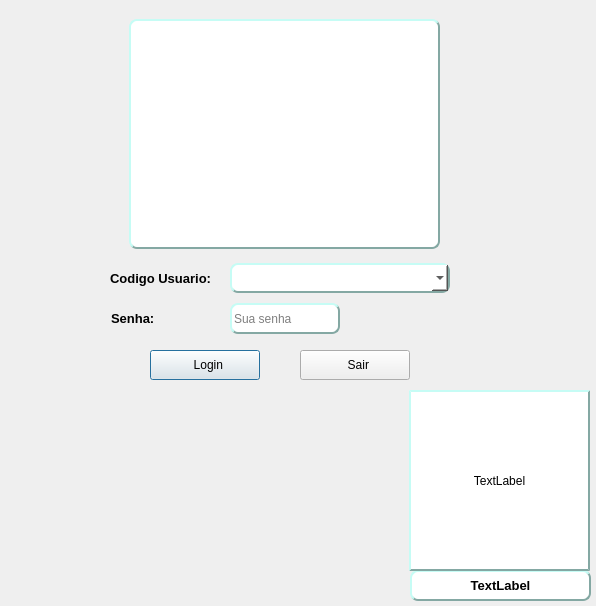
<?xml version="1.0" encoding="UTF-8"?>
<ui version="4.0">
 <class>siscom</class>
 <widget class="QDialog" name="siscom">
  <property name="windowModality">
   <enum>Qt::WindowModal</enum>
  </property>
  <property name="geometry">
   <rect>
    <x>0</x>
    <y>0</y>
    <width>596</width>
    <height>606</height>
   </rect>
  </property>
  <property name="focusPolicy">
   <enum>Qt::StrongFocus</enum>
  </property>
  <property name="windowTitle">
   <string>Dialog</string>
  </property>
  <property name="windowIcon">
   <iconset theme="c:\helio\siachb\hti.ico">
    <normaloff>.</normaloff>.</iconset>
  </property>
  <property name="styleSheet">
   <string notr="true"/>
  </property>
  <widget class="QLabel" name="lb_imagem">
   <property name="enabled">
    <bool>true</bool>
   </property>
   <property name="geometry">
    <rect>
     <x>129</x>
     <y>19</y>
     <width>311</width>
     <height>230</height>
    </rect>
   </property>
   <property name="contextMenuPolicy">
    <enum>Qt::ActionsContextMenu</enum>
   </property>
   <property name="layoutDirection">
    <enum>Qt::LeftToRight</enum>
   </property>
   <property name="styleSheet">
    <string notr="true">background-color: rgb(255, 255, 255);
border-color: rgb(132, 168, 163);
border-style: Outset;
border-width: 2px;
border-radius: 8px;


</string>
   </property>
   <property name="frameShape">
    <enum>QFrame::WinPanel</enum>
   </property>
   <property name="frameShadow">
    <enum>QFrame::Raised</enum>
   </property>
   <property name="text">
    <string/>
   </property>
   <property name="textFormat">
    <enum>Qt::RichText</enum>
   </property>
   <property name="scaledContents">
    <bool>true</bool>
   </property>
   <property name="wordWrap">
    <bool>false</bool>
   </property>
   <property name="margin">
    <number>20</number>
   </property>
  </widget>
  <widget class="QLabel" name="lb_cod_op">
   <property name="geometry">
    <rect>
     <x>110</x>
     <y>263</y>
     <width>111</width>
     <height>30</height>
    </rect>
   </property>
   <property name="font">
    <font>
     <family>Arial</family>
     <pointsize>10</pointsize>
     <italic>false</italic>
     <bold>true</bold>
    </font>
   </property>
   <property name="styleSheet">
    <string notr="true"/>
   </property>
   <property name="text">
    <string>Codigo Usuario:</string>
   </property>
   <property name="textFormat">
    <enum>Qt::AutoText</enum>
   </property>
  </widget>
  <widget class="QLabel" name="lb_senha">
   <property name="geometry">
    <rect>
     <x>111</x>
     <y>303</y>
     <width>110</width>
     <height>30</height>
    </rect>
   </property>
   <property name="font">
    <font>
     <family>Arial</family>
     <pointsize>10</pointsize>
     <italic>false</italic>
     <bold>true</bold>
    </font>
   </property>
   <property name="styleSheet">
    <string notr="true"/>
   </property>
   <property name="text">
    <string>Senha:</string>
   </property>
  </widget>
  <widget class="QLineEdit" name="inp_senha">
   <property name="geometry">
    <rect>
     <x>230</x>
     <y>303</y>
     <width>110</width>
     <height>31</height>
    </rect>
   </property>
   <property name="focusPolicy">
    <enum>Qt::WheelFocus</enum>
   </property>
   <property name="contextMenuPolicy">
    <enum>Qt::ActionsContextMenu</enum>
   </property>
   <property name="styleSheet">
    <string notr="true">background-color: rgb(255, 255, 255);
border-color: rgb(132, 168, 163);
border-style: Outset;
border-width: 2px;
border-radius: 8px;


</string>
   </property>
   <property name="inputMask">
    <string/>
   </property>
   <property name="maxLength">
    <number>8</number>
   </property>
   <property name="echoMode">
    <enum>QLineEdit::Password</enum>
   </property>
   <property name="cursorPosition">
    <number>0</number>
   </property>
   <property name="placeholderText">
    <string>Sua senha</string>
   </property>
  </widget>
  <widget class="QPushButton" name="bt_login">
   <property name="geometry">
    <rect>
     <x>150</x>
     <y>350</y>
     <width>110</width>
     <height>30</height>
    </rect>
   </property>
   <property name="styleSheet">
    <string notr="true"/>
   </property>
   <property name="text">
    <string>  Login</string>
   </property>
  </widget>
  <widget class="QComboBox" name="comboBox">
   <property name="geometry">
    <rect>
     <x>230</x>
     <y>263</y>
     <width>220</width>
     <height>30</height>
    </rect>
   </property>
   <property name="focusPolicy">
    <enum>Qt::StrongFocus</enum>
   </property>
   <property name="styleSheet">
    <string notr="true">background-color: rgb(255, 255, 255);
border-color: rgb(132, 168, 163);
border-style: Outset;
border-width: 2px;
border-radius: 8px;


</string>
   </property>
  </widget>
  <widget class="QLabel" name="versao">
   <property name="geometry">
    <rect>
     <x>410</x>
     <y>570</y>
     <width>181</width>
     <height>31</height>
    </rect>
   </property>
   <property name="font">
    <font>
     <family>Arial</family>
     <pointsize>10</pointsize>
     <italic>false</italic>
     <bold>true</bold>
    </font>
   </property>
   <property name="styleSheet">
    <string notr="true">background-color: rgb(255, 255, 255);
border-color: rgb(132, 168, 163);
border-style: Outset;
border-width: 2px;
border-radius: 8px;


</string>
   </property>
   <property name="text">
    <string>TextLabel</string>
   </property>
   <property name="alignment">
    <set>Qt::AlignCenter</set>
   </property>
  </widget>
  <widget class="QLabel" name="logohti">
   <property name="geometry">
    <rect>
     <x>409</x>
     <y>390</y>
     <width>181</width>
     <height>181</height>
    </rect>
   </property>
   <property name="styleSheet">
    <string notr="true">background-color: rgb(255, 255, 255);
border-color: rgb(132, 168, 163);
border-style: Outset;
border-width: 2px;




</string>
   </property>
   <property name="text">
    <string>TextLabel</string>
   </property>
   <property name="alignment">
    <set>Qt::AlignCenter</set>
   </property>
  </widget>
  <widget class="QPushButton" name="bt_sair">
   <property name="geometry">
    <rect>
     <x>300</x>
     <y>350</y>
     <width>110</width>
     <height>30</height>
    </rect>
   </property>
   <property name="styleSheet">
    <string notr="true"/>
   </property>
   <property name="text">
    <string>  Sair</string>
   </property>
  </widget>
 </widget>
 <resources/>
 <connections/>
</ui>
